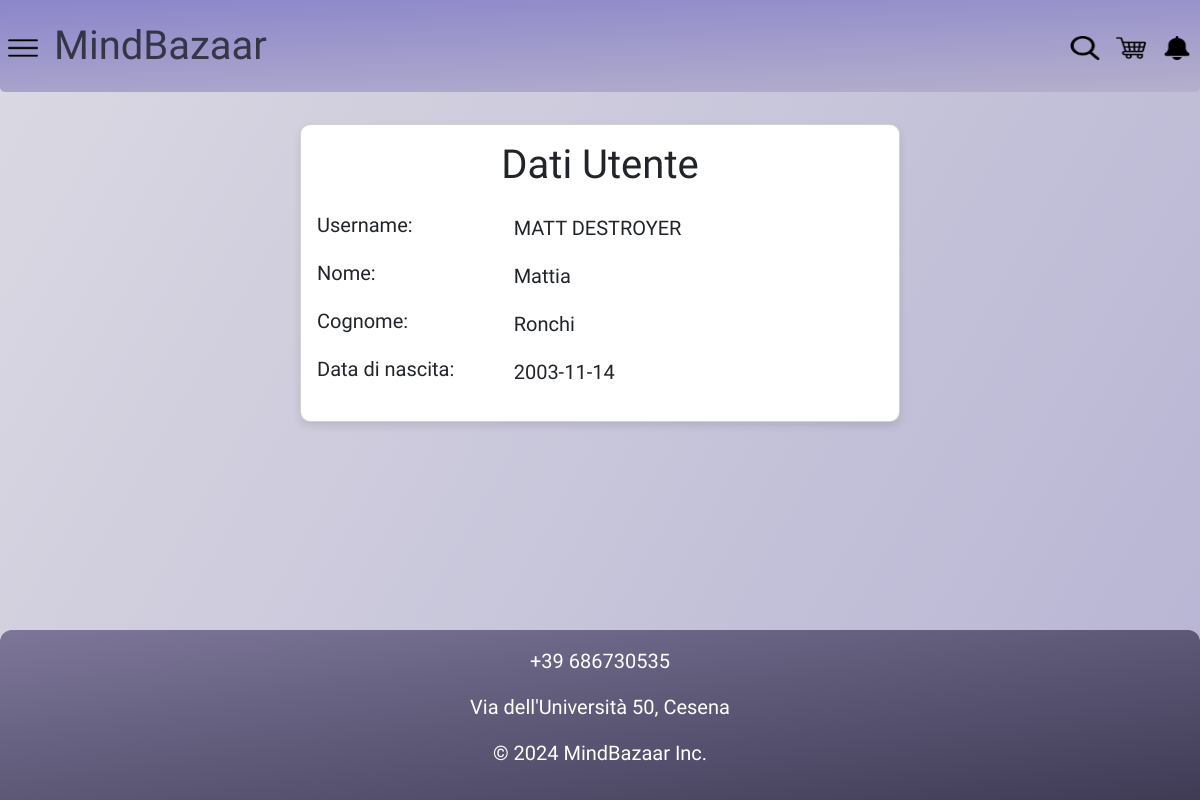
Screenshot of /personalInfo.php (signed in) with the database file from the repository.
### tables this page shows
create table UTENTI (
     username varchar(20) not null,
     nome varchar(20) not null,
     cognome varchar(20) not null,
     data_nascita datetime not null,
     password varchar(255) not null,
     amministratore char not null,
     constraint ID_UTENTE_ID primary key (username));

### personalInfo.php (called while the page is built, shortened)
<?php
require_once 'bootstrap.php';
$userParams["datiUtente"] = $dbh->getUserDataByUsername($_SESSION["username"]);
require 'template/base.php';

### db/database.php (called while the page is built, shortened)
<?php
class DatabaseHelper {
    private $db;
    public function __construct($servername, $username, $password, $dbname, $port) {
        $this->db = new mysqli($servername, $username, $password, $dbname, $port);
    }
    public function getArticles() {
        $stmt = $this->db->prepare("SELECT A.*, P.nome_categoria, IFNULL((SELECT SUM(RI.quantita)
                                FROM ARTICOLI AI, RICHIESTE RI
                                WHERE AI.versione = RI.versione_articolo
                                    AND AI.id_prodotto = RI.id_prodotto
                                    AND AI.id_prodotto = A.id_prodotto
                                    AND AI.versione = A.versione
                                GROUP BY AI.id_prodotto, AI.versione), 0) as vendite, P.nome, P.descrizione, P.eta_minima, P.immagine
                FROM ARTICOLI A, PRODOTTI P
                WHERE A.id_prodotto = P.id
                GROUP BY A.id_prodotto, A.versione");
        $stmt->execute();
        $result = $stmt->get_result();
        return $result->fetch_all(MYSQLI_ASSOC);
    }
    public function getUserDataByUsername($username) {
        $stmt = $this->db->prepare("SELECT * FROM UTENTI WHERE username = ?");
        $stmt->bind_param("s", $username);
        $stmt->execute();
        $result = $stmt->get_result();
        return $result->fetch_all(MYSQLI_ASSOC);
    }
}

### bootstrap.php (called while the page is built, shortened)
<?php
require_once("db/database.php");
$dbh = new DatabaseHelper("localhost", "root", "", "MindBazaar", 3306);
$userParams["articoli"] = $dbh->getArticles();

### template/userPersonalInfo.php (the view)
<?php $datiUtente = $userParams["datiUtente"][0]; ?>
<section class="container my-4">
    <div class="card mx-auto userInfoContainer">
        <div class="card-body">
            <h2 class="card-title text-center mb-4">Dati Utente</h2>
            <div class="row mb-3">
                <div class="col-4">
                    <h5>Username:</h5>
                </div>
                <div class="col-8">
                    <p class="card-text"><?php echo $datiUtente["username"]; ?></p>
                </div>
            </div>
            <div class="row mb-3">
                <div class="col-4">
                    <h5>Nome:</h5>
                </div>
                <div class="col-8">
                    <p class="card-text"><?php echo $datiUtente["nome"]; ?></p>
                </div>
            </div>
            <div class="row mb-3">
                <div class="col-4">
                    <h5>Cognome:</h5>
                </div>
                <div class="col-8">
                    <p class="card-text"><?php echo $datiUtente["cognome"]; ?></p>
                </div>
            </div>
            <div class="row mb-3">
                <div class="col-4">
                    <h5>Data di nascita:</h5>
                </div>
                <div class="col-8">
                    <p class="card-text"><?php echo DateTime::createFromFormat("Y-m-d H:i:s", $datiUtente["data_nascita"])->format("Y-m-d"); ?></p>
                </div>
            </div>
        </div>
    </div>
</section>

### css/style.css (style rules this page uses)
body { color: black; font-family: 'Roboto Condensed'; font-weight: 300; font-size: 20px; min-height: 100vh; display: flex; flex-direction: column; background-color: #dadff7; background-image: linear-gradient(120deg, #dbd9e2, #b6b4d3); }
.card { border-radius: 10px; box-shadow: 0 4px 8px rgba(0, 0, 0, 0.1); }
.card-title { font-size: 2.5rem; }
.card-body { display: flex; flex-direction: column; }
.userInfoContainer { max-width: 600px; }

### rows the page displays
utenti: username "MATT DESTROYER", nome "Mattia", cognome "Ronchi", data_nascita "2003-11-14"
